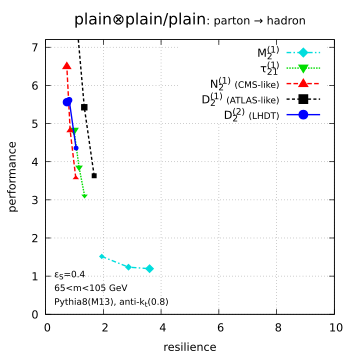

This figure's gnuplot source:
reset
set term pdfcairo enhanced size 9cm,9cm
set colors classic
set out 'shape-scan-levels.pdf'

call 'defaults.gp'


eS=default_Sref
mmin=default_mmin
mmax=default_mmax

R=default_R
pt=default_pt

set xlabel 'resilience'
set xrange [0:10]
satx(x)=(x>9.9) ? 9.9 : x

set ylabel 'performance'
set yrange [0:7.2]

set grid dt 3 lw 1

set label 102 '{/*0.8 Pythia8(M13), anti-k_t('.R.')}'   left at graph 0.03,0.05
set label 103 sprintf('{/*0.8 %g<m<%g GeV}',mmin,mmax) left at graph 0.03,0.10
set label 101 sprintf('{/*0.8 {/Symbol e}_S=%g',eS)    left at graph 0.03,0.15

m(shape)=sprintf('< grep -m1 "^#columns:" ../quality-measures/qualities-R'.R.'.new | sed "s/#columns: //"; grep %s ../quality-measures/qualities-R'.R.'.new',shape)

set macros


groomers="ppp lpp lpl lll tpp tpl tll tpt tlt ttt trimmed"
groomer_labels='"plain{/Symbol \304}plain/plain" "loose{/Symbol \304}plain/plain" "loose{/Symbol \304}plain/loose" "loose{/Symbol \304}loose/loose{/*0.7 (loose)}" "tight{/Symbol \304}plain/plain{/*0.7 (old-CMS-like)}" "tight{/Symbol \304}plain/loose" "tight{/Symbol \304}loose/loose" "tight{/Symbol \304}plain/tight" "tight{/Symbol \304}loose/tight{/*0.8 (LHDT)}" "tight{/Symbol \304}tight/tight{/*0.8 (CMS-like)}""trimmed {/*0.7 (ATLAS-like)}"'

shapes="M2_beta1 tau21_beta1 N2_beta1 D2_beta1 D2_beta2"
shape_labels='"M@_2^{(1)}" "{/Symbol t}@_{21}^{(1)}" "N@_2^{(1)} {/*0.8 (CMS-like)}" "D@_2^{(1)} {/*0.8 (ATLAS-like)}" "D@_2^{(2)} {/*0.8 (LHDT)}"'

set style line 1 dt (12,6,4,6) lc rgb "#00dddd" pt 13  # M2(1)
set style line 2 dt (4,3)      lc rgb "#00dd00" pt 11  # tau21(1)
set style line 3 dt (12,6)     lc rgb "#ff0000" pt 9   # N2(1)
set style line 4 dt (8,6)      lc rgb "#000000" pt 5   # D2(1)
set style line 5 dt 1          lc rgb "#0000ff" pt 7   # D2(2)

set key spacing 1.2

# have wider lines for the reference points
custom_lw(igroomer,ishape)=(((ishape==4) && (igroomer==11))) ? 4 : ((((ishape==3) && (igroomer==10))) ? 4 : ((((ishape==5)*(igroomer==9))) ? 4 : 2))

# produce one plot for each grooming level
do for [igroomer=1:words(groomers)]{
    groomer=word(groomers,igroomer)

    print groomer
    
    do for [level in "hadron_parton truth_hadron truth_parton truth_pu50 truth_ATLAS truth_CMS"]{
        if (level eq "truth_hadron"){
            set key top left reverse Left
        } else {
            if(level eq "truth_pu50"){
                set key top left reverse Left
            } else {
                set key top right noreverse Right
            }
        }
        
        levelref=level[0:strstrt(level,'_')-1]
        levelalt=level[strstrt(level,'_')+1:-1]
        levelaltref=levelalt.'-'.levelref

        set title '{/*1.4 '.word(groomer_labels,igroomer).'}: '.levelalt.' {/Symbol \256} '.levelref
        plot for [ishape=1:words(shapes)] m(word(shapes,ishape).'_'.groomer) u (satx(resilience(default_Sref, column('epsilon_B_'.levelref), column('epsilon_S_'.levelaltref), column('epsilon_B_'.levelaltref)))):(performance(default_Sref, column('epsilon_B_'.levelref), column('epsilon_S_'.levelaltref), column('epsilon_B_'.levelaltref))):((0.001*$2)**0.5*0.6) w linesp ls ishape ps variable lw custom_lw(igroomer, ishape) t word(shape_labels,ishape)
    }
}
     
set out
